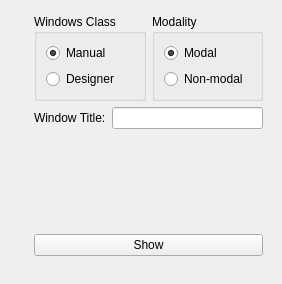
<?xml version="1.0" encoding="UTF-8"?>
<ui version="4.0">
 <class>Form</class>
 <widget class="QWidget" name="Form">
  <property name="geometry">
   <rect>
    <x>0</x>
    <y>0</y>
    <width>282</width>
    <height>284</height>
   </rect>
  </property>
  <property name="windowTitle">
   <string>Form</string>
  </property>
  <widget class="QWidget" name="layoutWidget">
   <property name="geometry">
    <rect>
     <x>34</x>
     <y>14</y>
     <width>229</width>
     <height>262</height>
    </rect>
   </property>
   <layout class="QVBoxLayout" name="verticalLayout_3">
    <item>
     <layout class="QHBoxLayout" name="horizontalLayout">
      <item>
       <widget class="QGroupBox" name="groupBox">
        <property name="title">
         <string>Windows Class</string>
        </property>
        <layout class="QVBoxLayout" name="verticalLayout">
         <item>
          <widget class="QRadioButton" name="radioManual">
           <property name="text">
            <string>Manual</string>
           </property>
           <property name="checked">
            <bool>true</bool>
           </property>
          </widget>
         </item>
         <item>
          <widget class="QRadioButton" name="radioDesigner">
           <property name="text">
            <string>Designer</string>
           </property>
          </widget>
         </item>
        </layout>
       </widget>
      </item>
      <item>
       <widget class="QGroupBox" name="groupBox_2">
        <property name="title">
         <string>Modality</string>
        </property>
        <layout class="QVBoxLayout" name="verticalLayout_2">
         <item>
          <widget class="QRadioButton" name="radioModal">
           <property name="text">
            <string>Modal</string>
           </property>
           <property name="checked">
            <bool>true</bool>
           </property>
          </widget>
         </item>
         <item>
          <widget class="QRadioButton" name="radioNonModal">
           <property name="text">
            <string>Non-modal</string>
           </property>
          </widget>
         </item>
        </layout>
       </widget>
      </item>
     </layout>
    </item>
    <item>
     <layout class="QHBoxLayout" name="horizontalLayout_2">
      <item>
       <widget class="QLabel" name="label">
        <property name="text">
         <string>Window Title:</string>
        </property>
       </widget>
      </item>
      <item>
       <widget class="QLineEdit" name="titleEdit"/>
      </item>
     </layout>
    </item>
    <item>
     <spacer name="verticalSpacer">
      <property name="orientation">
       <enum>Qt::Vertical</enum>
      </property>
      <property name="sizeHint" stdset="0">
       <size>
        <width>20</width>
        <height>40</height>
       </size>
      </property>
     </spacer>
    </item>
    <item>
     <spacer name="horizontalSpacer_2">
      <property name="orientation">
       <enum>Qt::Horizontal</enum>
      </property>
      <property name="sizeHint" stdset="0">
       <size>
        <width>40</width>
        <height>20</height>
       </size>
      </property>
     </spacer>
    </item>
    <item>
     <widget class="QPushButton" name="pushButton">
      <property name="text">
       <string>Show</string>
      </property>
     </widget>
    </item>
    <item>
     <spacer name="horizontalSpacer">
      <property name="orientation">
       <enum>Qt::Horizontal</enum>
      </property>
      <property name="sizeHint" stdset="0">
       <size>
        <width>40</width>
        <height>20</height>
       </size>
      </property>
     </spacer>
    </item>
   </layout>
  </widget>
 </widget>
 <resources/>
 <connections/>
</ui>
